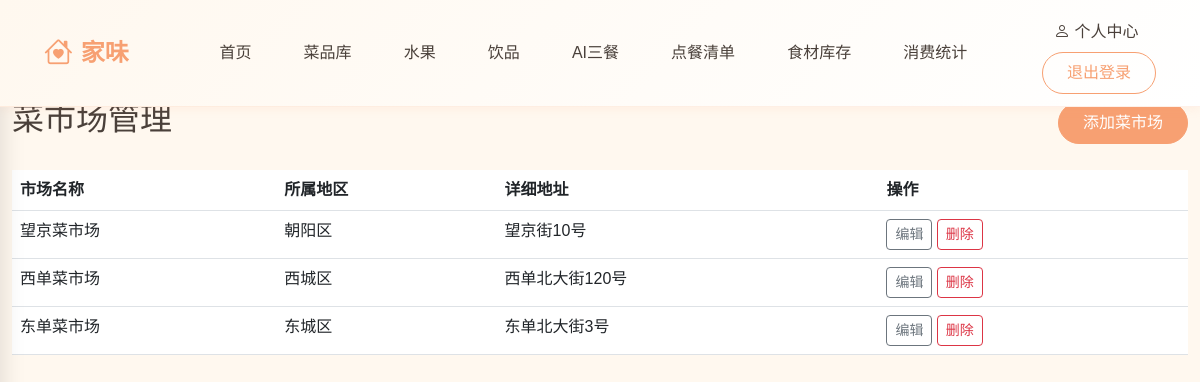
The page /markets/ (signed in) on the database its author committed.
### core/models.py (models this page shows, shortened)
class Market(models.Model):
    id = models.AutoField(primary_key=True)
    area = models.CharField(max_length=50, verbose_name='所属地区')
    market_name = models.CharField(max_length=50, verbose_name='菜市场名称')
    address = models.TextField(blank=True, null=True, verbose_name='详细地址')
    class Meta:
        db_table = 'market'
        verbose_name = '菜市场'
        verbose_name_plural = '菜市场'

### core/views.py (the view)
# urls.py: path('markets/', views.market_list, name='market_list'),
def market_list(request):
    markets = Market.objects.all()
    return render(request, 'market_list.html', {'markets': markets})

### templates/market_list.html
{% extends 'base.html' %}
{% block content %}
<div class="d-flex justify-content-between align-items-center mb-4">
    <h2>菜市场管理</h2>
    {% if user.is_authenticated %}
    <a href="{% url 'market_add' %}" class="btn btn-primary">添加菜市场</a>
    {% endif %}
</div>
<table class="table">
    <thead>
        <tr>
            <th>市场名称</th>
            <th>所属地区</th>
            <th>详细地址</th>
            <th>操作</th>
        </tr>
    </thead>
    <tbody>
        {% for market in markets %}
        <tr>
            <td>{{ market.market_name }}</td>
            <td>{{ market.area }}</td>
            <td>{{ market.address|truncatechars:50 }}</td>
            <td>
                {% if user.is_authenticated %}
                <a href="{% url 'market_edit' market.id %}" class="btn btn-sm btn-outline-secondary">编辑</a>
                <a href="{% url 'market_delete' market.id %}" class="btn btn-sm btn-outline-danger" onclick="return confirm('确定删除？')">删除</a>
                {% endif %}
            </td>
        </tr>
        {% empty %}
        <tr><td colspan="4" class="text-center text-muted">暂无菜市场信息</td></tr>
        {% endfor %}
    </tbody>
</table>
{% endblock %}

### templates/base.html (style rules this page uses)
:root { --primary-color: #F7A072; --bg-color: #FFF8EF; --green-color: #94B49F; --danger-color: #E07272; --text-color: #4A403A; --text-light: #88807A; }
body { font-family: "Microsoft YaHei", "PingFang SC", "Source Han Sans SC", sans-serif; background-color: var(--bg-color); color: var(--text-color); margin: 0; padding: 0; min-height: 100vh; }
.btn-primary { background-color: var(--primary-color); border-color: var(--primary-color); color: white; border-radius: 25px; padding: 0.5rem 1.5rem; font-weight: 500; transition: all 0.3s ease; }

### rows shown on the page
Market: market_name "望京菜市场", area "朝阳区", address "望京街10号"
Market: market_name "西单菜市场", area "西城区", address "西单北大街120号"
Market: market_name "东单菜市场", area "东城区", address "东单北大街3号"
